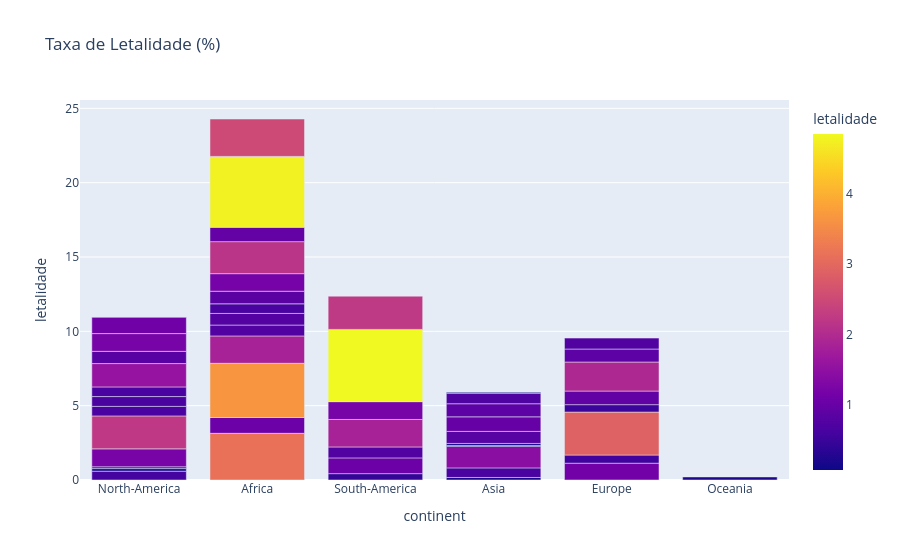

The notebook cell this image was saved under:
### Code cell
# Taxa de letalidade em cada continente

tabela["letalidade"] = (tabela["deaths.total"] / tabela["cases.total"]) * 100 # criei outra label de letalidade

import plotly.express as px
grafico = px.bar(tabela, x="continent",  y="letalidade",  title="Taxa de Letalidade (%)",  color="letalidade") # letalidade nas cores

grafico.show()

### Figure 1 — Plotly figure (JSON) as saved in the notebook; plotly's stock layout.template omitted (floating-point values rounded to 4 significant figures)
{"data": [{"hovertemplate": "continent=%{x}<br>letalidade=%{marker.color}<extra></extra>", "legendgroup": "", "marker": {"color": [0.5924, 0.1754, 3.142, 1.062, 3.646, 1.841, 0.7319, 0.1176, 1.209, 2.216, 0.7811, 0.6415, 0.6603, 0.6467, 0.4284, 0.1693, 0.6453, 1.446, 0.06546, 0.8472, 1.181, 2.155, 0.9626, 1.06, 4.77, 0.1341, 0.7361, 0.6486, 0.8084, 0.9809, 1.13, 0.5472, 2.892, 1.571, 0.8805, 1.849, 0.8234, 2.517, 0.4984, 1.198, 0.7076, 1.194, 0.9144, 4.858, 1.953, 0.06733, 0.875, 0.7353, 0.206, 2.237, 1.091], "coloraxis": "coloraxis", "pattern": {"shape": ""}}, "name": "", "orientation": "v", "showlegend": false, "textposition": "auto", "type": "bar", "x": ["North-America", "North-America", "Africa", "Africa", "Africa", "Africa", "Africa", "North-America", "North-America", "North-America", "Africa", "North-America", "North-America", "Africa", "South-America", "Asia", "Asia", "Asia", "Asia", "Africa", "Africa", "Africa", "Africa", "South-America", "Africa", "Asia", "South-America", "North-America", "Asia", "Asia", "Europe", "Europe", "Europe", "North-America", "Asia", "South-America", "North-America", "Africa", "Europe", "South-America", "Asia", "North-America", "Europe", "South-America", "Europe", "Asia", "Europe", "Europe", "Oceania", "South-America", "North-America"], "xaxis": "x", "y": [0.5924, 0.1754, 3.142, 1.062, 3.646, 1.841, 0.7319, 0.1176, 1.209, 2.216, 0.7811, 0.6415, 0.6603, 0.6467, 0.4284, 0.1693, 0.6453, 1.446, 0.06546, 0.8472, 1.181, 2.155, 0.9626, 1.06, 4.77, 0.1341, 0.7361, 0.6486, 0.8084, 0.9809, 1.13, 0.5472, 2.892, 1.571, 0.8805, 1.849, 0.8234, 2.517, 0.4984, 1.198, 0.7076, 1.194, 0.9144, 4.858, 1.953, 0.06733, 0.875, 0.7353, 0.206, 2.237, 1.091], "yaxis": "y"}], "layout": {"barmode": "relative", "coloraxis": {"colorbar": {"title": {"text": "letalidade"}}, "colorscale": [[0, "#0d0887"], [0.1111, "#46039f"], [0.2222, "#7201a8"], [0.3333, "#9c179e"], [0.4444, "#bd3786"], [0.5556, "#d8576b"], [0.6667, "#ed7953"], [0.7778, "#fb9f3a"], [0.8889, "#fdca26"], [1, "#f0f921"]]}, "legend": {"tracegroupgap": 0}, "title": {"text": "Taxa de Letalidade (%)"}, "xaxis": {"anchor": "y", "domain": [0, 1], "title": {"text": "continent"}}, "yaxis": {"anchor": "x", "domain": [0, 1], "title": {"text": "letalidade"}}}}
